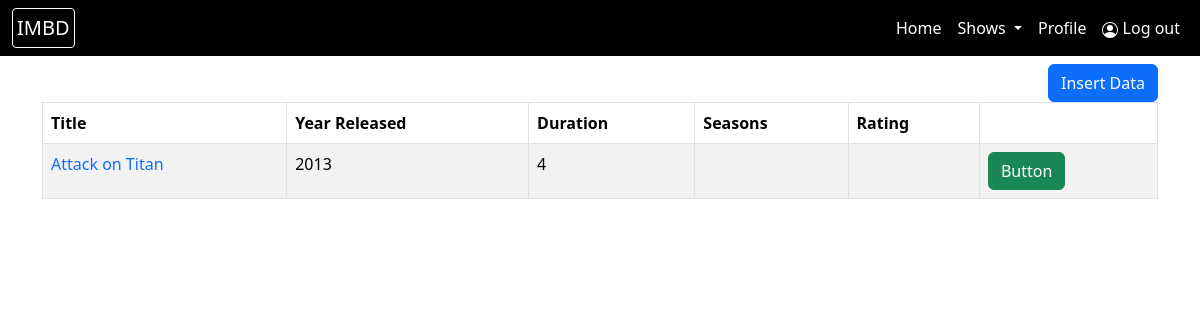
The page /admin/admin_anime.php on the database its author committed.
### tables this page shows
CREATE TABLE `content` (
  `content_id` int(11) NOT NULL,
  `title` varchar(255) NOT NULL,
  `year_released` year(4) NOT NULL,
  `duration` time DEFAULT NULL,
  `seasons` int(11) DEFAULT NULL,
  `type` varchar(50) NOT NULL
);

### admin/admin_anime.php (the view, shortened to what this page needs)
<?php include("admin_header.php"); ?>
<?php include("navbar_admin.php"); ?>
<?php include("../db_connect.php"); ?>
<div class="container">
    <div class="d-grid gap-2 d-md-flex justify-content-md-end">
    <button class="btn btn-primary" type="button"
    data-bs-toggle="modal" data-bs-target="#exampleModal">Insert Data</button>
    </div>
    <table class="table table-hover table-bordered table-striped">
        <thead>
            <tr>
                <th>Title </th>
                <th>Year Released </th>
                <th>Duration </th>
                <th>Seasons </th>
                <th>Rating </th>
                <th></th>
            </tr>
        </thead>
        <tbody>
            <?php
                $view_query = "SELECT * FROM content WHERE type='anime'";
                $result = mysqli_query($conn, $view_query);
                if (!$result){
                    die("Query Failed".mysqli_error());
                }
                else{
                    while($row=mysqli_fetch_assoc($result)){
                        ?>
                    <tr>
                        <td><a href="details_page.php?id=<?php echo $row['content_id']; ?>" class="text-decoration-none"> <?php echo $row['title']; ?></a></td>
                        <td> <?php echo($row['year_released']) ?> </td>
                        <td> <?php echo($row['seasons']) ?> </td>
                        <td></td>
                        <td></td>
                        <td><a href="#" class="btn btn-success">Button</td>
                    </tr>
                        <?php
                    }
                }
            ?>
        </table>
</div>
<?php include("../footer.php"); ?>

### rows shown on the page
content: title "Attack on Titan", year_released "2013", seasons "4"
